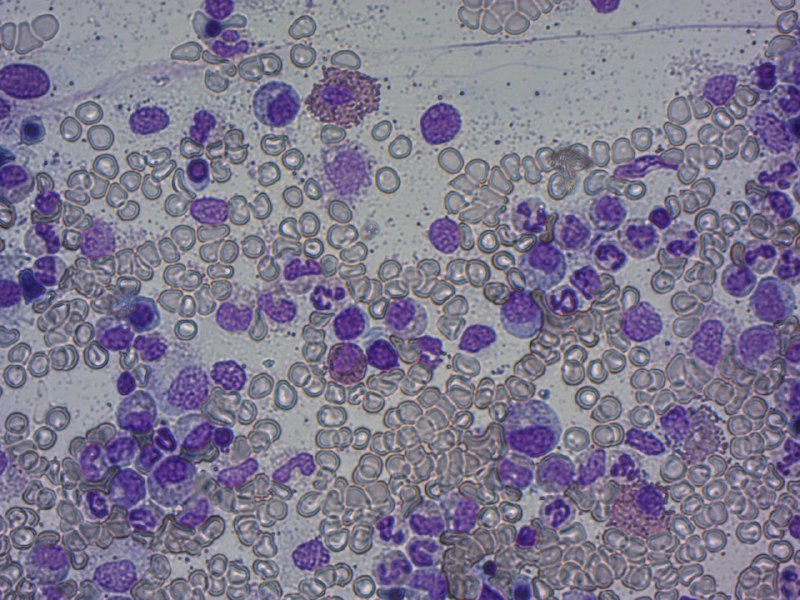
//> input picture IMG/cells.jpg, 800 x 600 px
$ ./Test   (built with g++ and OpenCV 4)
//> lines starting //> are read from the running program, lines starting //| are printed output that depends on the picture; after the words box and inside, x2 and y2 are one past the last pixel; in counts of white or black regions, pixels touching at a corner belong together
#include <stdio.h>
#include <iostream>
#include <opencv2/opencv.hpp>
#include <opencv2/core/utility.hpp>
#include <opencv2/imgproc/imgproc.hpp>
#include <Windows.h>
#include <vector>
#include <opencv2/highgui/highgui.hpp>
#include <math.h>

using namespace std;
using namespace cv;
using namespace samples;

int main(int argc, char** argv) //C:\OCV\OCV\x64\Debug\OCV.exe
{
    addSamplesDataSearchPath("C:/OCV/IMG");
    Mat src;
    src = imread(findFile("cells.jpg"), IMREAD_COLOR);
//> src is the input picture: 600 rows x 800 cols, CV_8UC3; mean B, G, R 143.7, 121.7, 127.2
    imshow("DisplayImage", src);
    Mat mask;
    inRange(src, Scalar(255, 255, 255), Scalar(255, 255, 255), mask);
//> mask: 600 rows x 800 cols, CV_8UC1; every value is 0
    src.setTo(Scalar(0, 0, 0), mask);
    // Show output image
    imshow("Black Background Image", src);
    // Create a kernel that we will use to sharpen our image
    Mat kernel = (Mat_<float>(3, 3) <<
        1, 1, 1,
        1, -8, 1,
        1, 1, 1); // an approximation of second derivative, a quite strong kernel
    // do the laplacian filtering as it is
    // well, we need to convert everything in something more deeper then CV_8U
    // because the kernel has some negative values,
    // and we can expect in general to have a Laplacian image with negative values
    // BUT a 8bits unsigned int (the one we are working with) can contain values from 0 to 255
    // so the possible negative number will be truncated
    Mat imgLaplacian;
    filter2D(src, imgLaplacian, CV_32F, kernel);
    Mat sharp;
    src.convertTo(sharp, CV_32F);
    Mat imgResult = sharp - imgLaplacian;
    // convert back to 8bits gray scale
    imgResult.convertTo(imgResult, CV_8UC3);
//> imgResult: 600 rows x 800 cols, CV_8UC3
    imgLaplacian.convertTo(imgLaplacian, CV_8UC3);
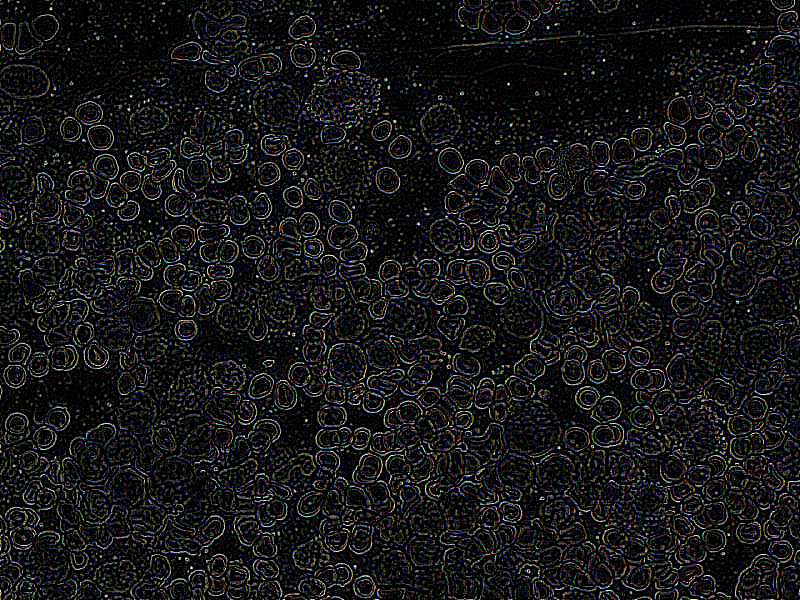
//> imgLaplacian: 600 rows x 800 cols, CV_8UC3; mean B, G, R 24.4, 21.9, 22.4
    // imshow( "Laplace Filtered Image", imgLaplacian );
    imshow("New Sharped Image", imgResult);
    imwrite("C:/OCV/IMG/sharp_cells.jpg", imgResult);
    // Create binary image from source image
    Mat bw;
    cvtColor(imgResult, bw, COLOR_BGR2GRAY);
    threshold(bw, bw, 40, 255, THRESH_BINARY | THRESH_OTSU);
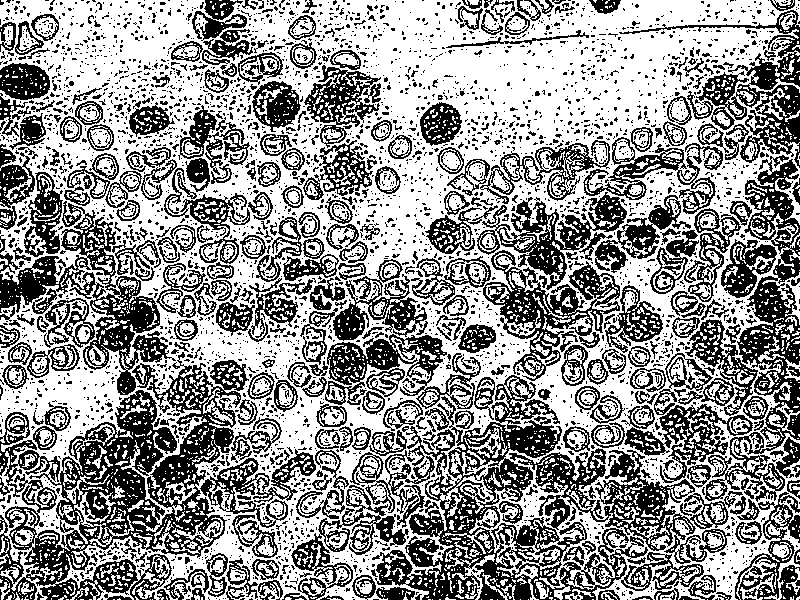
//> bw: 600 rows x 800 cols, CV_8UC1; 57.9% white; 4240 black regions (3776 under 20 px), largest, box (x1, y1, x2, y2) and area: (0, 352, 249, 600) 23146, (372, 375, 648, 600) 17152, (705, 155, 800, 502) 9402
    imshow("Binary Image", bw);
    // Perform the distance transform algorithm
    Mat dist;
    distanceTransform(bw, dist, DIST_L2, 3);
    // Normalize the distance image for range = {0.0, 1.0}
    // so we can visualize and threshold it
    normalize(dist, dist, 0, 1.0, NORM_MINMAX);
    imshow("Distance Transform Image", dist);
    // Threshold to obtain the peaks
    // This will be the markers for the foreground objects
    threshold(dist, dist, 0.4, 1.0, THRESH_BINARY);
//> dist: 600 rows x 800 cols, CV_32FC1; values 0 (black) and 1 (white), 0.83% white; 83 white regions (55 under 20 px), largest, box (x1, y1, x2, y2) and area: (430, 52, 524, 84) 1044, (643, 0, 698, 20) 592, (628, 40, 675, 74) 382
    // Dilate a bit the dist image
    Mat kernel1 = Mat::ones(3, 3, CV_8U);
    dilate(dist, dist, kernel1);
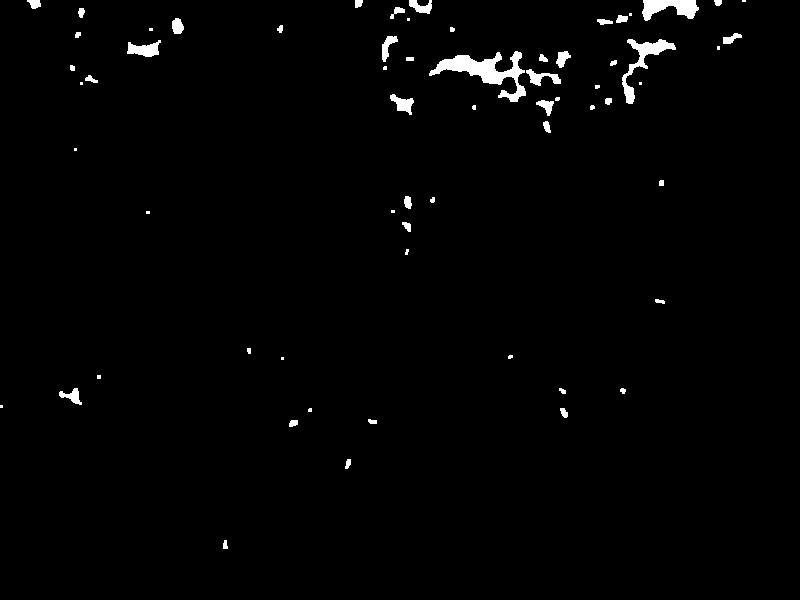
//> dist: 600 rows x 800 cols, CV_32FC1; values 0 (black) and 1 (white), 1.4% white; 64 white regions (20 under 20 px), largest, box (x1, y1, x2, y2) and area: (429, 51, 526, 102) 1671, (622, 39, 676, 104) 829, (642, 0, 699, 21) 731
    imshow("Peaks", dist);
    // Create the CV_8U version of the distance image
    // It is needed for findContours()
    Mat dist_8u;
    dist.convertTo(dist_8u, CV_8U);
//> dist_8u: 600 rows x 800 cols, CV_8UC1; values 0 (black) and 1 (white), 1.4% white; 64 white regions (20 under 20 px)
    // Find total markers
    vector<vector<Point> > contours;
    findContours(dist_8u, contours, RETR_EXTERNAL, CHAIN_APPROX_SIMPLE);
//> contours = 64 contours, 28 with area under 20; largest, box (x1, y1, x2, y2) and area: (429, 51, 526, 102) 1488, (622, 39, 676, 104) 710, (642, 0, 699, 21) 655, (127, 40, 161, 57) 298, (390, 94, 414, 115) 214
    // Create the marker image for the watershed algorithm
    Mat markers = Mat::zeros(dist.size(), CV_32S);
    // Draw the foreground markers
    for (size_t i = 0; i < contours.size(); i++)
    {
        drawContours(markers, contours, static_cast<int>(i), Scalar(static_cast<int>(i) + 1), -1);
    }
//> this loop made 64 passes
//> markers: 600 rows x 800 cols, CV_32SC1; 65 distinct labels, from 0 to 64
    // Draw the background marker
    circle(markers, Point(5, 5), 3, Scalar(255), -1);
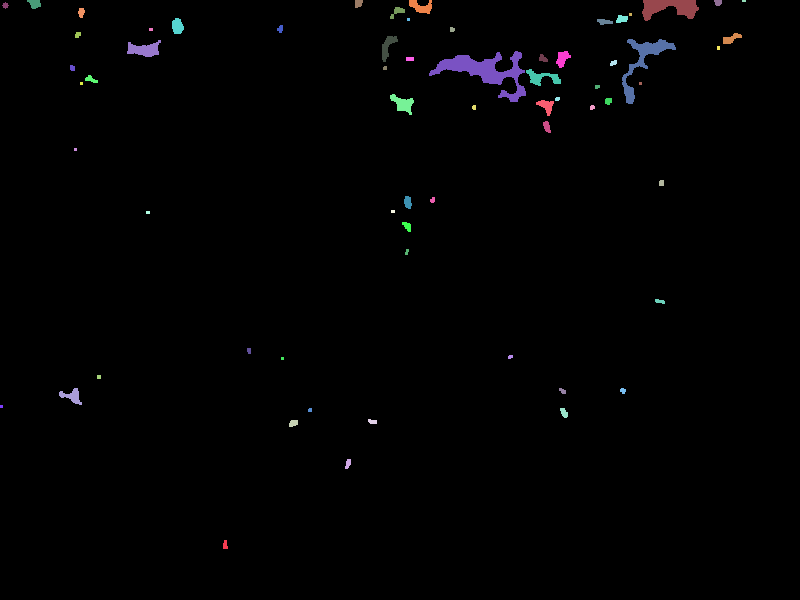
//> markers: 600 rows x 800 cols, CV_32SC1; 66 distinct labels, from 0 to 255; one colour per label, 0 black
    Mat markers8u;
    markers.convertTo(markers8u, CV_8U, 10);
    imshow("Markers", markers8u);
    // Perform the watershed algorithm
    watershed(imgResult, markers);
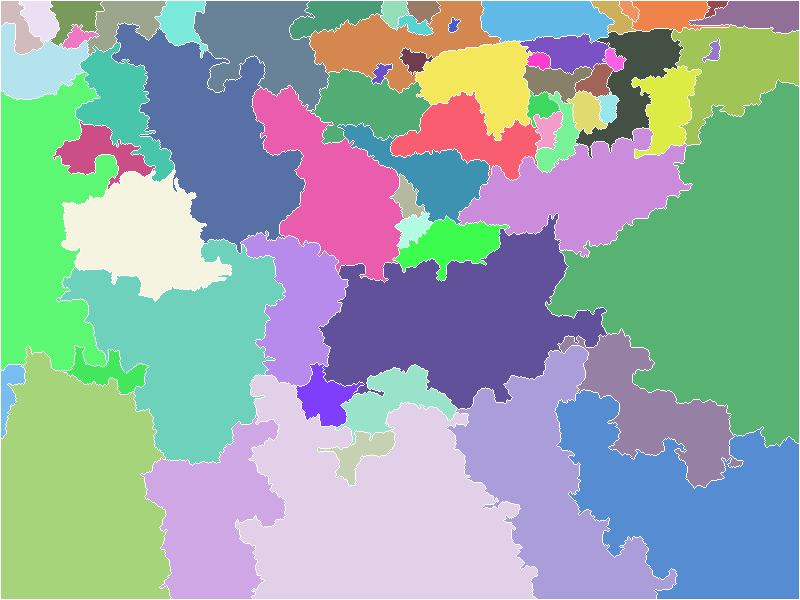
//> markers: 600 rows x 800 cols, CV_32SC1; 66 distinct labels, from -1 to 255; one colour per label, 0 black, -1 white
    Mat mark;
    markers.convertTo(mark, CV_8U);
    bitwise_not(mark, mark);
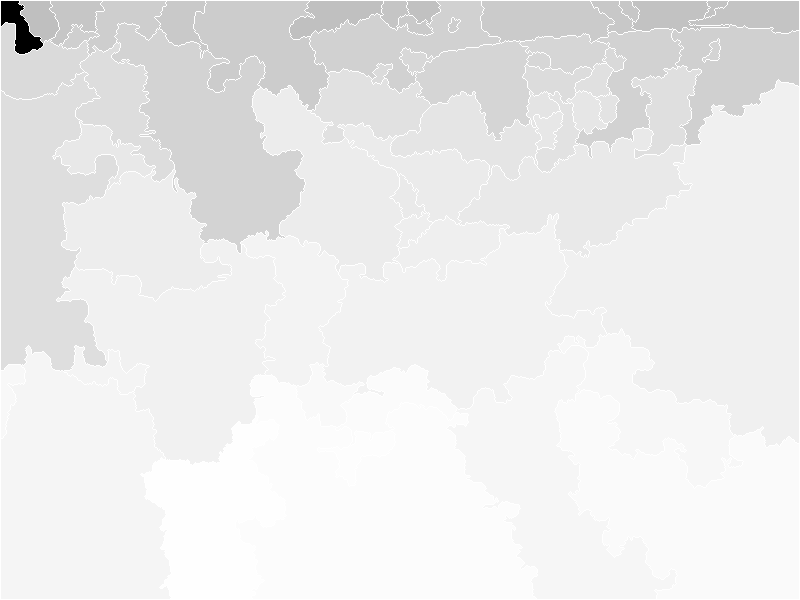
//> mark: 600 rows x 800 cols, CV_8UC1; min 0, max 255, mean 235.4
    //imshow("Markers_v2", mark); // uncomment this if you want to see how the mark
    // image looks like at that point
    // Generate random colors
    vector<Vec3b> colors;
    for (size_t i = 0; i < contours.size(); i++)
    {
        int b = theRNG().uniform(0, 256);
        int g = theRNG().uniform(0, 256);
        int r = theRNG().uniform(0, 256);
        colors.push_back(Vec3b((uchar)b, (uchar)g, (uchar)r));
    }
//> after the loop, colors = 64 items, first 12: [246, 165, 231], [93, 105, 174], [134, 25, 124], [89, 31, 234], [111, 234, 143], [215, 110, 137], [221, 251, 29], [115, 151, 132], [180, 236, 188], [131, 220, 28], [6, 163, 224], [157, 227, 27]
    // Create the result image
    Mat dst = Mat::zeros(markers.size(), CV_8UC3);
    // Fill labeled objects with random colors
    for (int i = 0; i < markers.rows; i++)
    {
        for (int j = 0; j < markers.cols; j++)
        {
            int index = markers.at<int>(i, j);
            if (index > 0 && index <= static_cast<int>(contours.size()))
            {
                dst.at<Vec3b>(i, j) = colors[index - 1];
            }
        }
    }
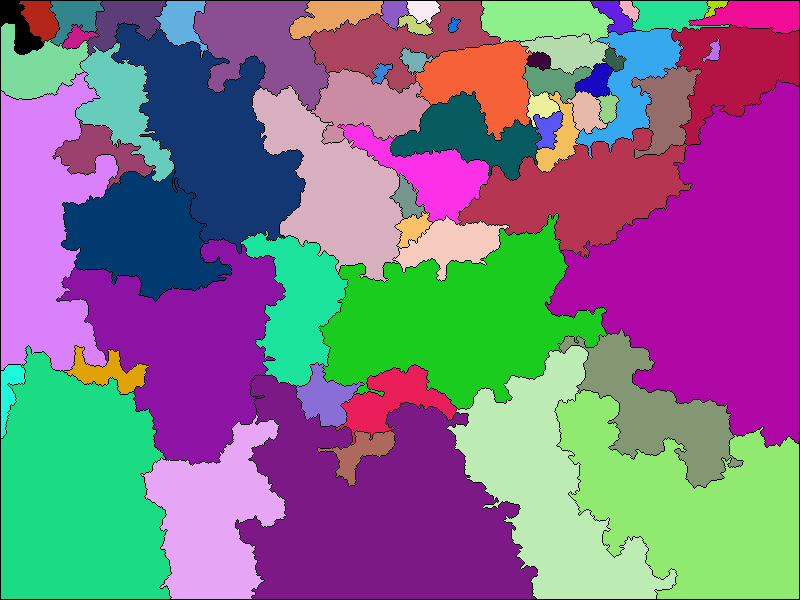
//> dst: 600 rows x 800 cols, CV_8UC3; mean B, G, R 136.7, 114.2, 127.9
    // Visualize the final image
    imshow("Final Result", dst);
    //imwrite("C:/OCV/IMG/res_cells.jpg", dst);
    waitKey();
    return 0;
}
